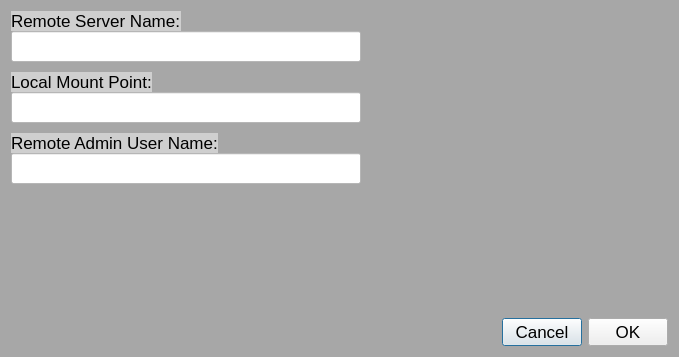
<?xml version="1.0" encoding="UTF-8"?>
<ui version="4.0">
 <class>settingsDialog</class>
 <widget class="QDialog" name="settingsDialog">
  <property name="windowModality">
   <enum>Qt::ApplicationModal</enum>
  </property>
  <property name="geometry">
   <rect>
    <x>0</x>
    <y>0</y>
    <width>679</width>
    <height>357</height>
   </rect>
  </property>
  <property name="font">
   <font>
    <pointsize>13</pointsize>
   </font>
  </property>
  <property name="windowTitle">
   <string>Distributor Settings</string>
  </property>
  <property name="styleSheet">
   <string notr="true">QDialog{ background-color: rgb(167, 167, 167); }</string>
  </property>
  <layout class="QGridLayout" name="gridLayout">
   <item row="0" column="0">
    <layout class="QVBoxLayout" name="verticalLayout_2">
     <item>
      <layout class="QHBoxLayout" name="horizontalLayout_5">
       <item>
        <layout class="QVBoxLayout" name="verticalLayout">
         <property name="spacing">
          <number>0</number>
         </property>
         <item>
          <layout class="QHBoxLayout" name="horizontalLayout_3">
           <item>
            <widget class="QLabel" name="label_4">
             <property name="styleSheet">
              <string notr="true">background-color: rgb(207, 207, 207);</string>
             </property>
             <property name="text">
              <string>Remote Server Name:</string>
             </property>
            </widget>
           </item>
           <item>
            <spacer name="horizontalSpacer">
             <property name="orientation">
              <enum>Qt::Horizontal</enum>
             </property>
             <property name="sizeHint" stdset="0">
              <size>
               <width>40</width>
               <height>20</height>
              </size>
             </property>
            </spacer>
           </item>
          </layout>
         </item>
         <item>
          <widget class="QLineEdit" name="remoteServerEdit">
           <property name="sizePolicy">
            <sizepolicy hsizetype="Minimum" vsizetype="Fixed">
             <horstretch>0</horstretch>
             <verstretch>0</verstretch>
            </sizepolicy>
           </property>
           <property name="minimumSize">
            <size>
             <width>350</width>
             <height>0</height>
            </size>
           </property>
           <property name="maximumSize">
            <size>
             <width>16777213</width>
             <height>16777215</height>
            </size>
           </property>
           <property name="font">
            <font>
             <pointsize>14</pointsize>
             <weight>75</weight>
             <bold>true</bold>
            </font>
           </property>
           <property name="styleSheet">
            <string notr="true">background-color: rgb(255, 255, 255);</string>
           </property>
           <property name="echoMode">
            <enum>QLineEdit::Normal</enum>
           </property>
          </widget>
         </item>
         <item>
          <spacer name="verticalSpacer_2">
           <property name="orientation">
            <enum>Qt::Vertical</enum>
           </property>
           <property name="sizeType">
            <enum>QSizePolicy::Minimum</enum>
           </property>
           <property name="sizeHint" stdset="0">
            <size>
             <width>20</width>
             <height>10</height>
            </size>
           </property>
          </spacer>
         </item>
         <item>
          <layout class="QHBoxLayout" name="horizontalLayout_2">
           <item>
            <widget class="QLabel" name="label_3">
             <property name="styleSheet">
              <string notr="true">background-color: rgb(207, 207, 207);</string>
             </property>
             <property name="text">
              <string>Local Mount Point:</string>
             </property>
            </widget>
           </item>
           <item>
            <spacer name="horizontalSpacer_2">
             <property name="orientation">
              <enum>Qt::Horizontal</enum>
             </property>
             <property name="sizeHint" stdset="0">
              <size>
               <width>40</width>
               <height>20</height>
              </size>
             </property>
            </spacer>
           </item>
          </layout>
         </item>
         <item>
          <widget class="QLineEdit" name="localMountPointEdit">
           <property name="sizePolicy">
            <sizepolicy hsizetype="Minimum" vsizetype="Fixed">
             <horstretch>0</horstretch>
             <verstretch>0</verstretch>
            </sizepolicy>
           </property>
           <property name="minimumSize">
            <size>
             <width>350</width>
             <height>0</height>
            </size>
           </property>
           <property name="maximumSize">
            <size>
             <width>16777213</width>
             <height>16777215</height>
            </size>
           </property>
           <property name="font">
            <font>
             <pointsize>14</pointsize>
             <weight>75</weight>
             <bold>true</bold>
            </font>
           </property>
           <property name="styleSheet">
            <string notr="true">background-color: rgb(255, 255, 255);</string>
           </property>
           <property name="echoMode">
            <enum>QLineEdit::Normal</enum>
           </property>
          </widget>
         </item>
         <item>
          <spacer name="verticalSpacer">
           <property name="orientation">
            <enum>Qt::Vertical</enum>
           </property>
           <property name="sizeType">
            <enum>QSizePolicy::Minimum</enum>
           </property>
           <property name="sizeHint" stdset="0">
            <size>
             <width>20</width>
             <height>10</height>
            </size>
           </property>
          </spacer>
         </item>
         <item>
          <layout class="QHBoxLayout" name="horizontalLayout">
           <item>
            <widget class="QLabel" name="label_2">
             <property name="styleSheet">
              <string notr="true">background-color: rgb(207, 207, 207);</string>
             </property>
             <property name="text">
              <string>Remote Admin User Name:</string>
             </property>
            </widget>
           </item>
           <item>
            <spacer name="horizontalSpacer_3">
             <property name="orientation">
              <enum>Qt::Horizontal</enum>
             </property>
             <property name="sizeHint" stdset="0">
              <size>
               <width>40</width>
               <height>20</height>
              </size>
             </property>
            </spacer>
           </item>
          </layout>
         </item>
         <item>
          <widget class="QLineEdit" name="remoteAdminUserNameEdit">
           <property name="sizePolicy">
            <sizepolicy hsizetype="Minimum" vsizetype="Fixed">
             <horstretch>0</horstretch>
             <verstretch>0</verstretch>
            </sizepolicy>
           </property>
           <property name="minimumSize">
            <size>
             <width>350</width>
             <height>0</height>
            </size>
           </property>
           <property name="maximumSize">
            <size>
             <width>16777213</width>
             <height>16777215</height>
            </size>
           </property>
           <property name="font">
            <font>
             <pointsize>14</pointsize>
             <weight>75</weight>
             <bold>true</bold>
            </font>
           </property>
           <property name="styleSheet">
            <string notr="true">background-color: rgb(255, 255, 255);</string>
           </property>
           <property name="echoMode">
            <enum>QLineEdit::Normal</enum>
           </property>
          </widget>
         </item>
        </layout>
       </item>
       <item>
        <spacer name="horizontalSpacer_5">
         <property name="orientation">
          <enum>Qt::Horizontal</enum>
         </property>
         <property name="sizeHint" stdset="0">
          <size>
           <width>40</width>
           <height>20</height>
          </size>
         </property>
        </spacer>
       </item>
      </layout>
     </item>
     <item>
      <spacer name="verticalSpacer_3">
       <property name="orientation">
        <enum>Qt::Vertical</enum>
       </property>
       <property name="sizeHint" stdset="0">
        <size>
         <width>20</width>
         <height>40</height>
        </size>
       </property>
      </spacer>
     </item>
     <item>
      <layout class="QHBoxLayout" name="horizontalLayout_4">
       <item>
        <spacer name="horizontalSpacer_4">
         <property name="orientation">
          <enum>Qt::Horizontal</enum>
         </property>
         <property name="sizeHint" stdset="0">
          <size>
           <width>17</width>
           <height>17</height>
          </size>
         </property>
        </spacer>
       </item>
       <item>
        <widget class="QPushButton" name="cancelButton">
         <property name="text">
          <string>Cancel</string>
         </property>
        </widget>
       </item>
       <item>
        <widget class="QPushButton" name="okButton">
         <property name="text">
          <string>OK</string>
         </property>
        </widget>
       </item>
      </layout>
     </item>
    </layout>
   </item>
  </layout>
 </widget>
 <resources/>
 <connections/>
</ui>
